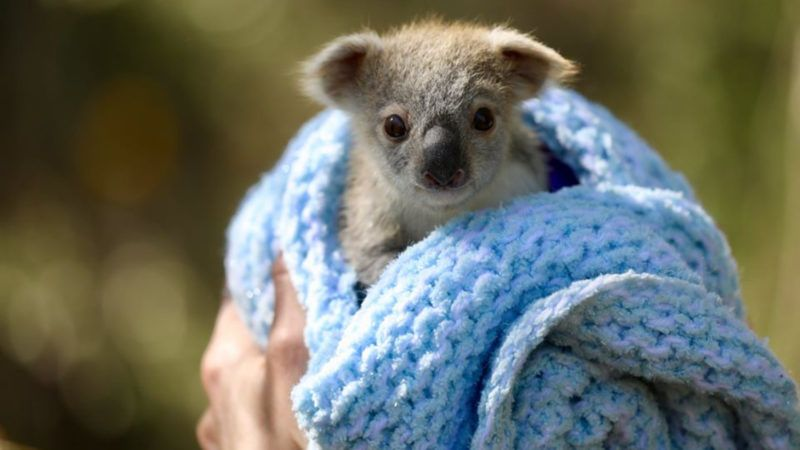
#> input picture data/koala.jpeg, 800 x 450 px
$ jupyter execute --allow-errors session1.ipynb   (shell and % lines are left out)
#> lines starting #> are read from the running program, lines starting #| are printed output that depends on the picture
# Numpy => The python numerical library

numpy array => basically the main datastructure of numpy

originally used for a collection of scientific libraries (scipy)

it comes with lots of functionalities => the api is huge

[cell 1]
from __future__ import annotations
# from solutions import *  # this is bad pratice do not do this unless you want to hide stuff

### Implement a function to read the data from rain.csv

[cell 2]
def read_rain_prcp() -> list[float]: # this is a typing annotation super usefull for clarity
    # the rain file path is ../data/rain.csv
    # read the second column in the rain file
    # use list, string manipulation, indexing, type conversion in some loop to get the data
    # replace NA with 0; skip the heqder
    prcps = []
    with open("../data/rain.csv", "r") as file:
        content = file.read()
    for line in content.split("\n")[1:]:
        prcp = line.split(",")[1]
        if prcp == '"NA"':
            prcps.append(0)
        else:
            try:
                prcps.append(float(prcp))
            except:
                import pdb;pdb.set_trace()
    return prcps

#> (a cell that did not finish here is left out)

### Implement a function to extract the average precipitation for all the data we got from the file

[cell 4]
def mean_py(nums: list[float]) -> float:
    # use builtins inside this function
    m = sum(nums) / len(nums)
    return m

def naive_mean(nums: list[float]) -> float:
    # only use basic language constructs like loops and additions, divisions
    total = 0
    counter = 0
    for num in nums:
        total += num
        counter += 1
    return total / counter

[cell 5]
# assert mean_py(prcp) == mean_py_sol(prcp)
# assert naive_mean(prcp) == naive_mean_sol(prcp)

#> (a cell that did not finish here is left out)

#> (a cell that did not finish here is left out)

[cell 8]
from statistics import mean

#> (a cell that did not finish here is left out)

[cell 10]
import numpy as np
#> (the rest of this cell did not finish here and is left out)

#> (a cell that did not finish here is left out)

#> (a cell that did not finish here is left out)

[cell 13]
from dis import dis
dis(naive_mean)

[cell 14]
dis(mean_py)

### Challenge for advanced users => create a timer function that times code being passed to it

*remember: the function should be able to call another function with about any number of arguments, it should return the results of the function being passed to it*

`hint` : look up *args, **kwargs and decorators

[cell 15]
from typing import Callable, TypeVar
from functools import wraps
from time import perf_counter, sleep

T = TypeVar("T")
def timer(func: Callable[..., T]) -> Callable[..., T]:
    ...
    return func

def wait(num: int, seconds: int) -> int:
    sleep(seconds)
    return num + 1

[cell 16]
wait = timer(wait)

## Numpy

    - what it do
    - how it be

[cell 17]
arr = np.array([i for i in range(25)], dtype=np.uint8)

[cell 18]
print(arr.shape)
print(arr.ndim)
print(arr.sum())
print(arr.dtype)

[cell 19]
print(np.random)
print(np.linalg)
np.max, np.sum, np.where, np.min, np.add, np.multiply, np.cos, np.arange, np.linspace

### Types ? How does that work inside a python flexible environment ?

[cell 20]
np.linspace(1,10,3)

#> (a cell that did not finish here is left out)

[cell 22]
arr.mean()
arr.std()

[cell 23]
# watchout for overflows / wrap around
np.uint8(300)

### Slicing

*Just like many other iterables, arrays support complex indexing*

```arr[0, 0]``` to get the first element in a 2d array

[cell 24]
arr[::-1]
"hello world"[::-1]

[cell 25]
from matplotlib import image
import matplotlib.pyplot as plt

koala :np.ndarray = image.imread("../data/koala.jpeg")
#> koala is the input picture: shape (450, 800, 3); mean R, G, B 105.2, 110.3, 100.4

plt.imshow(koala)
plt.show()

[cell 26]
plt.imshow(koala[300:450, 400:800,:]);plt.show()
#> after `plt.imshow(koala[300:450, 400:800, :])`:
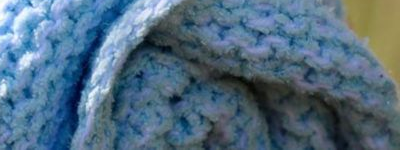
#> shown: shape (150, 400, 3); mean R, G, B 81.6, 108, 128.3
